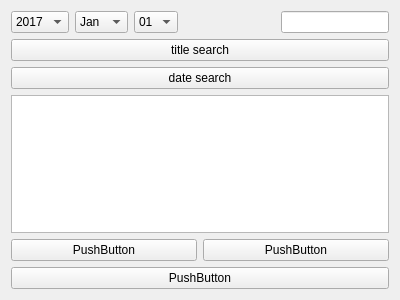
<?xml version="1.0" encoding="UTF-8"?>
<ui version="4.0">
 <class>search</class>
 <widget class="QWidget" name="search">
  <property name="geometry">
   <rect>
    <x>0</x>
    <y>0</y>
    <width>400</width>
    <height>300</height>
   </rect>
  </property>
  <property name="windowTitle">
   <string>Form</string>
  </property>
  <layout class="QVBoxLayout" name="verticalLayout">
   <item>
    <layout class="QHBoxLayout" name="horizontalLayout_2">
     <item>
      <layout class="QHBoxLayout" name="horizontalLayout">
       <item>
        <widget class="QComboBox" name="comboBox_3">
         <item>
          <property name="text">
           <string>2017</string>
          </property>
         </item>
         <item>
          <property name="text">
           <string>2018</string>
          </property>
         </item>
         <item>
          <property name="text">
           <string>2019</string>
          </property>
         </item>
         <item>
          <property name="text">
           <string>2020</string>
          </property>
         </item>
        </widget>
       </item>
       <item>
        <widget class="QComboBox" name="comboBox">
         <item>
          <property name="text">
           <string>Jan</string>
          </property>
         </item>
         <item>
          <property name="text">
           <string>Feb</string>
          </property>
         </item>
         <item>
          <property name="text">
           <string>Mar</string>
          </property>
         </item>
         <item>
          <property name="text">
           <string>Apr</string>
          </property>
         </item>
         <item>
          <property name="text">
           <string>May</string>
          </property>
         </item>
         <item>
          <property name="text">
           <string>Jun</string>
          </property>
         </item>
         <item>
          <property name="text">
           <string>Jul</string>
          </property>
         </item>
         <item>
          <property name="text">
           <string>Aug</string>
          </property>
         </item>
         <item>
          <property name="text">
           <string>Sep</string>
          </property>
         </item>
         <item>
          <property name="text">
           <string>Oct</string>
          </property>
         </item>
         <item>
          <property name="text">
           <string>Nov</string>
          </property>
         </item>
         <item>
          <property name="text">
           <string>Dec</string>
          </property>
         </item>
        </widget>
       </item>
       <item>
        <widget class="QComboBox" name="comboBox_2">
         <item>
          <property name="text">
           <string>01</string>
          </property>
         </item>
         <item>
          <property name="text">
           <string>02</string>
          </property>
         </item>
         <item>
          <property name="text">
           <string>03</string>
          </property>
         </item>
         <item>
          <property name="text">
           <string>04</string>
          </property>
         </item>
         <item>
          <property name="text">
           <string>05</string>
          </property>
         </item>
         <item>
          <property name="text">
           <string>06</string>
          </property>
         </item>
         <item>
          <property name="text">
           <string>07</string>
          </property>
         </item>
         <item>
          <property name="text">
           <string>08</string>
          </property>
         </item>
         <item>
          <property name="text">
           <string>09</string>
          </property>
         </item>
         <item>
          <property name="text">
           <string>10</string>
          </property>
         </item>
         <item>
          <property name="text">
           <string>11</string>
          </property>
         </item>
         <item>
          <property name="text">
           <string>12</string>
          </property>
         </item>
         <item>
          <property name="text">
           <string>13</string>
          </property>
         </item>
         <item>
          <property name="text">
           <string>14</string>
          </property>
         </item>
         <item>
          <property name="text">
           <string>15</string>
          </property>
         </item>
         <item>
          <property name="text">
           <string>16</string>
          </property>
         </item>
         <item>
          <property name="text">
           <string>17</string>
          </property>
         </item>
         <item>
          <property name="text">
           <string>18</string>
          </property>
         </item>
         <item>
          <property name="text">
           <string>19</string>
          </property>
         </item>
         <item>
          <property name="text">
           <string>20</string>
          </property>
         </item>
         <item>
          <property name="text">
           <string>21</string>
          </property>
         </item>
         <item>
          <property name="text">
           <string>22</string>
          </property>
         </item>
         <item>
          <property name="text">
           <string>23</string>
          </property>
         </item>
         <item>
          <property name="text">
           <string>24</string>
          </property>
         </item>
         <item>
          <property name="text">
           <string>25</string>
          </property>
         </item>
         <item>
          <property name="text">
           <string>26</string>
          </property>
         </item>
         <item>
          <property name="text">
           <string>27</string>
          </property>
         </item>
         <item>
          <property name="text">
           <string>28</string>
          </property>
         </item>
         <item>
          <property name="text">
           <string>29</string>
          </property>
         </item>
         <item>
          <property name="text">
           <string>30</string>
          </property>
         </item>
         <item>
          <property name="text">
           <string>31</string>
          </property>
         </item>
        </widget>
       </item>
      </layout>
     </item>
     <item>
      <spacer name="horizontalSpacer">
       <property name="orientation">
        <enum>Qt::Horizontal</enum>
       </property>
       <property name="sizeHint" stdset="0">
        <size>
         <width>88</width>
         <height>20</height>
        </size>
       </property>
      </spacer>
     </item>
     <item>
      <widget class="QLineEdit" name="lineEdit"/>
     </item>
    </layout>
   </item>
   <item>
    <widget class="QPushButton" name="pushButton_4">
     <property name="text">
      <string>title search</string>
     </property>
    </widget>
   </item>
   <item>
    <widget class="QPushButton" name="pushButton_5">
     <property name="text">
      <string>date search</string>
     </property>
    </widget>
   </item>
   <item>
    <widget class="QTableWidget" name="tableWidget"/>
   </item>
   <item>
    <layout class="QHBoxLayout" name="horizontalLayout_3">
     <item>
      <widget class="QPushButton" name="pushButton">
       <property name="text">
        <string>PushButton</string>
       </property>
      </widget>
     </item>
     <item>
      <widget class="QPushButton" name="pushButton_2">
       <property name="text">
        <string>PushButton</string>
       </property>
      </widget>
     </item>
    </layout>
   </item>
   <item>
    <widget class="QPushButton" name="pushButton_3">
     <property name="text">
      <string>PushButton</string>
     </property>
    </widget>
   </item>
  </layout>
 </widget>
 <resources/>
 <connections/>
</ui>
